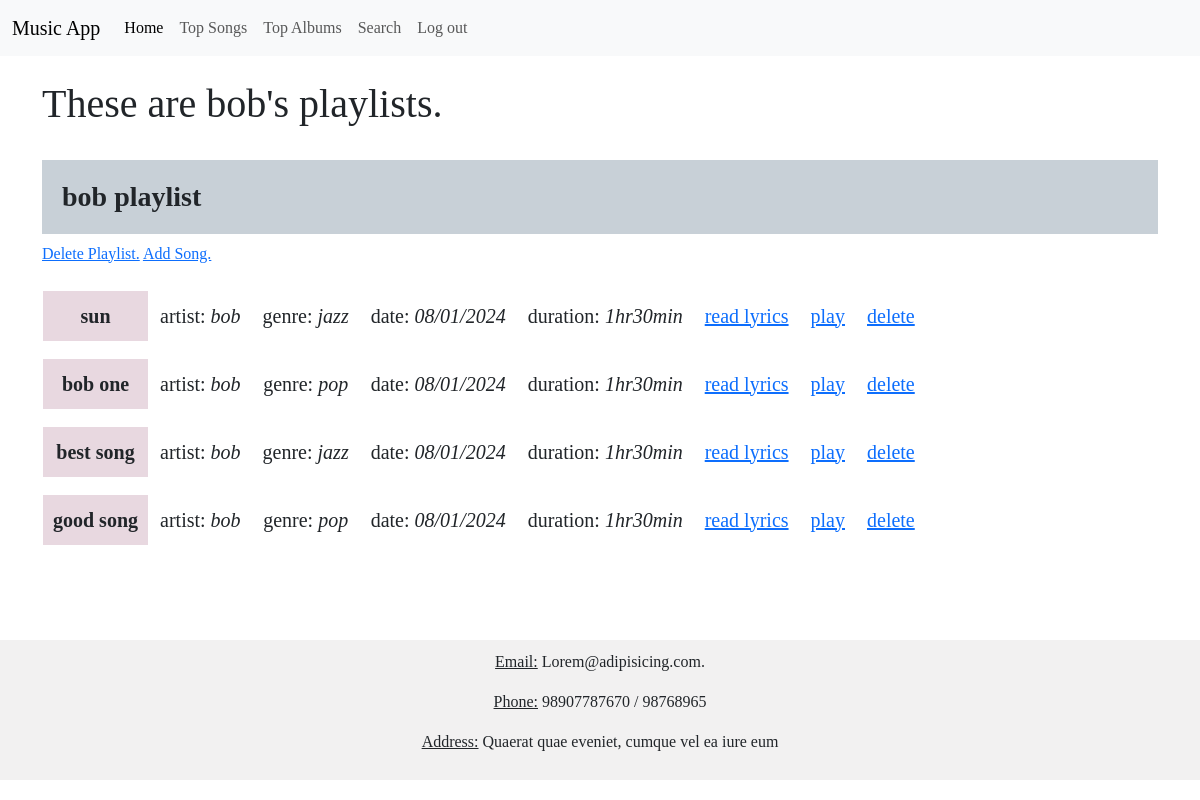
/1/my_playlist, run on the app's committed database.
### model.py (models this page shows)
class User(db.Model):
    id = db.Column(db.Integer, primary_key=True)
    password = db.Column(db.String(128), nullable=False)
    name = db.Column(db.String(128), nullable=False)
    role = db.Column(db.String(128), nullable=False)
    songs = db.relationship('Song', backref='user')
    playlists = db.relationship('Playlist', backref='user')
    albums = db.relationship('Album', backref='user')
    ratings = db.relationship('Rating', backref='user')
    avg_rating = db.Column(db.Integer, default=0)
    blacklist_id = db.Column(db.Integer, db.ForeignKey('blacklist.id'))

class Playlist(db.Model):
    id = db.Column(db.Integer, primary_key=True)
    name = db.Column(db.String(128), unique=True, nullable=False)
    user_id = db.Column(db.Integer, db.ForeignKey('user.id'))
    songs = db.relationship('Song', secondary=song_playlist, backref="playlists")

class Song(db.Model):
    id = db.Column(db.Integer, primary_key=True)
    title = db.Column(db.String(128), unique=True, nullable=False)
    genre_name = db.Column(db.String(128))
    date = db.Column(db.String)
    lyrics = db.Column(db.String(10000), nullable=False)
    duration = db.Column(db.String(128))
    creator = db.Column(db.String(128), nullable=False)
    user_id = db.Column(db.Integer, db.ForeignKey('user.id'))
    album_id = db.Column(db.Integer, db.ForeignKey('album.id'))
    ratings = db.relationship('Rating', backref='song')
    genre_id = db.Column(db.Integer, db.ForeignKey('genre.id'))
    avg_rating = db.Column(db.Integer, default=0)
    flag_id = db.Column(db.Integer, db.ForeignKey('flag.id'))

### app.py (the view)
@app.route("/<int:id>/my_playlist", methods = ['Get', 'POST'])
def my_playlist(id):
    this_user = User.query.get(id)
    return render_template("my_playlists.html", this_user=this_user)

### templates/my_playlists.html (shortened to what this page needs)
{% extends "base.html" %}
{% block head %}
{{ super() }}
{% endblock %}
{% block body %}
    <h1>These are {{this_user.name}}'s playlists.</h1><br>
    {% for playlist in this_user.playlists %}
    <h3 class="album_title"><b>{{playlist.name}}</b></h3>
    <a href="/{{this_user.id}}/{{playlist.id}}/delete_playlist">Delete Playlist.</a>
    <a href="/{{playlist.id}}/add_to_playlist">Add Song.</a><br><br>
        <table style="text-align: center;">
            {% for song in playlist.songs %}
            <tr>
                <td><p class="song_title"><b>{{ song.title }}</b></p></td>
                <td><p class="song_artist">artist: <i>{{ song.creator}}</i></p></td>
                <td><p class="song_genre">genre: <i>{{ song.genre_name }}</i></p></td>
                <td><p class="song_date">date: <i>{{ song.date }}</i></p></td>
                <td><p class="song_dur">duration: <i>{{ song.duration }}</i></p></td>
                <td><a href="/{{song.id}}/read_lyrics"><p class="song_lyrics">read lyrics</p></a></td>
                <td><a href="/play"><p class="song_play">play</p></a></td>
                <td><a href="/{{playlist.id}}/{{song.id}}/delete_from_playlist"><p class="song_play">delete</p></a></td>
            </tr>
            {% endfor %}
        </table><br><br>
    {% endfor %}
{% endblock %}

### static/style.css (style rules this page uses)
* { font-family: 'Times New Roman', Times, serif; }
.song_title { font-size: 20px; padding: 10px; background-color: rgb(232, 216, 224); }
.song_artist { font-size: 20px; padding: 10px; }
.song_genre { font-size: 20px; padding: 10px; }
.song_date { font-size: 20px; padding: 10px; }
.song_dur { font-size: 20px; padding: 10px; }
.song_lyrics { font-size: 20px; padding: 10px; }
.song_play { font-size: 20px; padding: 10px; }
.album_title { padding: 20px; background-color: rgb(200, 208, 215); }

### data on the page
User: name "bob"
Playlist: name "bob playlist"
Song: title "sun", creator "bob", genre_name "jazz", date "08/01/2024", duration "1hr30min"
Song: title "bob one", creator "bob", genre_name "pop", date "08/01/2024", duration "1hr30min"
Song: title "best song", creator "bob", genre_name "jazz", date "08/01/2024", duration "1hr30min"
Song: title "good song", creator "bob", genre_name "pop", date "08/01/2024", duration "1hr30min"
